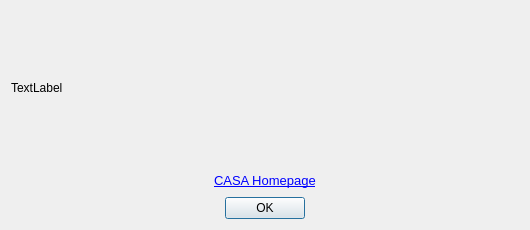
<?xml version="1.0" encoding="UTF-8"?>
<ui version="4.0">
 <class>AboutDialogViewerClass</class>
 <widget class="QDialog" name="AboutDialogViewerClass">
  <property name="geometry">
   <rect>
    <x>0</x>
    <y>0</y>
    <width>530</width>
    <height>230</height>
   </rect>
  </property>
  <property name="windowTitle">
   <string>About the Viewer</string>
  </property>
  <layout class="QVBoxLayout" name="verticalLayout">
   <item>
    <widget class="QLabel" name="aboutLabel">
     <property name="sizePolicy">
      <sizepolicy hsizetype="MinimumExpanding" vsizetype="MinimumExpanding">
       <horstretch>0</horstretch>
       <verstretch>0</verstretch>
      </sizepolicy>
     </property>
     <property name="text">
      <string>TextLabel</string>
     </property>
    </widget>
   </item>
   <item>
    <layout class="QHBoxLayout" name="horizontalLayout_3">
     <item>
      <spacer name="horizontalSpacer">
       <property name="orientation">
        <enum>Qt::Horizontal</enum>
       </property>
       <property name="sizeHint" stdset="0">
        <size>
         <width>40</width>
         <height>20</height>
        </size>
       </property>
      </spacer>
     </item>
     <item>
      <widget class="QLabel" name="label">
       <property name="text">
        <string>&lt;!DOCTYPE HTML PUBLIC &quot;-//W3C//DTD HTML 4.0//EN&quot; &quot;http://www.w3.org/TR/REC-html40/strict.dtd&quot;&gt;
&lt;html&gt;&lt;head&gt;&lt;meta name=&quot;qrichtext&quot; content=&quot;1&quot; /&gt;&lt;style type=&quot;text/css&quot;&gt;
p, li { white-space: pre-wrap; }
&lt;/style&gt;&lt;/head&gt;&lt;body style=&quot; font-family:'Sans Serif'; font-size:10pt; font-weight:400; font-style:normal;&quot;&gt;
&lt;table style=&quot;-qt-table-type: root; margin-top:4px; margin-bottom:4px; margin-left:4px; margin-right:4px;&quot;&gt;
&lt;tr&gt;
&lt;td style=&quot;border: none;&quot;&gt;
&lt;p style=&quot; margin-top:0px; margin-bottom:0px; margin-left:0px; margin-right:0px; -qt-block-indent:0; text-indent:0px;&quot;&gt;&lt;a href=&quot;http://casa.nrao.edu/&quot;&gt;&lt;span style=&quot; text-decoration: underline; color:#0000ff;&quot;&gt;CASA Homepage&lt;/span&gt;&lt;/a&gt;&lt;/p&gt;&lt;/td&gt;&lt;/tr&gt;&lt;/table&gt;&lt;/body&gt;&lt;/html&gt;</string>
       </property>
       <property name="textFormat">
        <enum>Qt::RichText</enum>
       </property>
       <property name="alignment">
        <set>Qt::AlignCenter</set>
       </property>
       <property name="openExternalLinks">
        <bool>true</bool>
       </property>
      </widget>
     </item>
     <item>
      <spacer name="horizontalSpacer_4">
       <property name="orientation">
        <enum>Qt::Horizontal</enum>
       </property>
       <property name="sizeHint" stdset="0">
        <size>
         <width>40</width>
         <height>20</height>
        </size>
       </property>
      </spacer>
     </item>
    </layout>
   </item>
   <item>
    <layout class="QHBoxLayout" name="horizontalLayout">
     <item>
      <spacer name="horizontalSpacer_3">
       <property name="orientation">
        <enum>Qt::Horizontal</enum>
       </property>
       <property name="sizeHint" stdset="0">
        <size>
         <width>40</width>
         <height>20</height>
        </size>
       </property>
      </spacer>
     </item>
     <item>
      <widget class="QPushButton" name="okButton">
       <property name="text">
        <string>OK</string>
       </property>
      </widget>
     </item>
     <item>
      <spacer name="horizontalSpacer_2">
       <property name="orientation">
        <enum>Qt::Horizontal</enum>
       </property>
       <property name="sizeHint" stdset="0">
        <size>
         <width>40</width>
         <height>20</height>
        </size>
       </property>
      </spacer>
     </item>
    </layout>
   </item>
  </layout>
 </widget>
 <layoutdefault spacing="6" margin="11"/>
 <resources>
  <include location="QtViewer.qrc"/>
 </resources>
 <connections/>
</ui>
